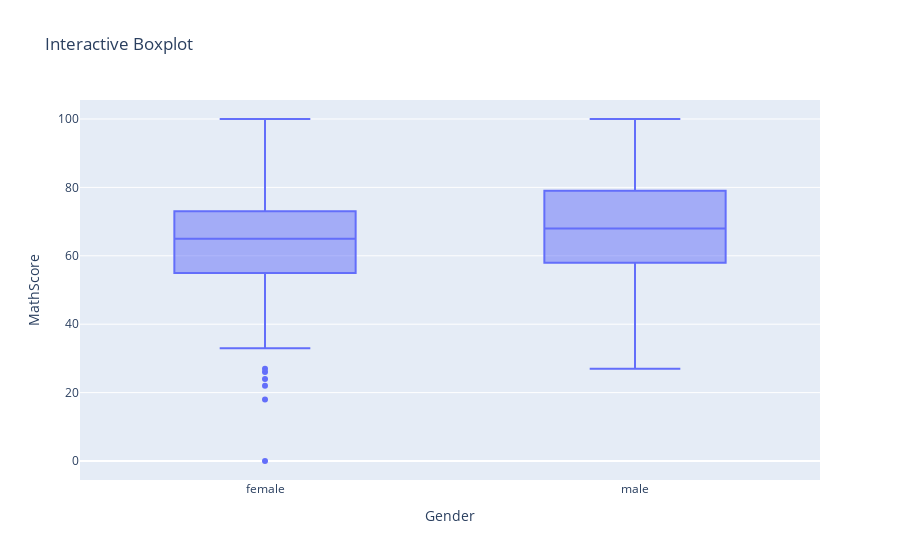

Notebook source saved alongside this figure:
### Markdown cell above
### Thông tin trường dữ liệu

- Gender: Giới tính của học sinh (female - nữ, male - nam).
- Race/Ethnicity: Nhóm chủng tộc/ dân tộc mà học sinh thuộc về, được phân thành các nhóm từ A đến C (ví dụ: group B, group C).
- Parental Level of Education: Trình độ học vấn của phụ huynh, có thể là: bachelor's degree (cử nhân), some college (đang học đại học), master’s degree (thạc sĩ), associate’s degree (cao đẳng).
- Lunch: Loại bữa trưa mà học sinh được nhận, phân thành hai loại: standard (tiêu chuẩn) và free/reduced (miễn phí/giảm giá).
- Test Preparation Course: Tình trạng tham gia khóa học chuẩn bị kiểm tra của học sinh, có thể là: completed (đã hoàn thành) hoặc none (không tham gia).
- Math Score: Điểm số môn Toán.
- Reading Score: Điểm số môn Đọc hiểu.
- Writing Score: Điểm số môn Viết.

### Code cell
#df = data[~((data['Gender'] == 'female') & (data['MathScore'].isin([0])))]
fig = px.box(data, x='Gender', y='MathScore', title='Interactive Boxplot')
fig.show()

### Figure 1 — Plotly figure (JSON) as saved in the notebook; plotly's stock layout.template omitted (floating-point values rounded to 4 significant figures; data arrays with more than 128 entries replaced by an {"elided": "..."} marker saying what was removed)
{"data": [{"alignmentgroup": "True", "hovertemplate": "Gender=%{x}<br>MathScore=%{y}<extra></extra>", "legendgroup": "", "marker": {"color": "#636efa"}, "name": "", "notched": false, "offsetgroup": "", "orientation": "v", "showlegend": false, "type": "box", "x": {"elided": "500 str values"}, "x0": " ", "xaxis": "x", "y": {"elided": "500 int values"}, "y0": " ", "yaxis": "y"}], "layout": {"boxmode": "group", "legend": {"tracegroupgap": 0}, "title": {"text": "Interactive Boxplot"}, "xaxis": {"anchor": "y", "domain": [0, 1], "title": {"text": "Gender"}}, "yaxis": {"anchor": "x", "domain": [0, 1], "title": {"text": "MathScore"}}}}
